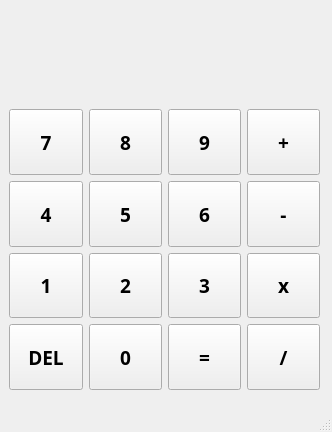
<?xml version="1.0" encoding="UTF-8"?>
<ui version="4.0">
 <class>MainWindow</class>
 <widget class="QMainWindow" name="MainWindow">
  <property name="geometry">
   <rect>
    <x>0</x>
    <y>0</y>
    <width>332</width>
    <height>432</height>
   </rect>
  </property>
  <property name="windowTitle">
   <string>Calculadora-basic</string>
  </property>
  <widget class="QWidget" name="centralwidget">
   <widget class="QWidget" name="gridLayoutWidget">
    <property name="geometry">
     <rect>
      <x>9</x>
      <y>109</y>
      <width>311</width>
      <height>281</height>
     </rect>
    </property>
    <layout class="QGridLayout" name="gridLayout">
     <item row="2" column="0">
      <widget class="QPushButton" name="pushButton_4">
       <property name="sizePolicy">
        <sizepolicy hsizetype="MinimumExpanding" vsizetype="Preferred">
         <horstretch>0</horstretch>
         <verstretch>10</verstretch>
        </sizepolicy>
       </property>
       <property name="font">
        <font>
         <family>Candara</family>
         <pointsize>14</pointsize>
         <weight>75</weight>
         <bold>true</bold>
        </font>
       </property>
       <property name="text">
        <string>4</string>
       </property>
      </widget>
     </item>
     <item row="1" column="1">
      <widget class="QPushButton" name="pushButton_2">
       <property name="sizePolicy">
        <sizepolicy hsizetype="MinimumExpanding" vsizetype="Preferred">
         <horstretch>0</horstretch>
         <verstretch>10</verstretch>
        </sizepolicy>
       </property>
       <property name="font">
        <font>
         <family>Candara</family>
         <pointsize>14</pointsize>
         <weight>75</weight>
         <bold>true</bold>
        </font>
       </property>
       <property name="text">
        <string>8</string>
       </property>
      </widget>
     </item>
     <item row="1" column="0">
      <widget class="QPushButton" name="pushButton">
       <property name="sizePolicy">
        <sizepolicy hsizetype="MinimumExpanding" vsizetype="Preferred">
         <horstretch>0</horstretch>
         <verstretch>10</verstretch>
        </sizepolicy>
       </property>
       <property name="font">
        <font>
         <family>Candara</family>
         <pointsize>14</pointsize>
         <weight>75</weight>
         <bold>true</bold>
        </font>
       </property>
       <property name="text">
        <string>7</string>
       </property>
      </widget>
     </item>
     <item row="2" column="1">
      <widget class="QPushButton" name="pushButton_5">
       <property name="sizePolicy">
        <sizepolicy hsizetype="MinimumExpanding" vsizetype="Preferred">
         <horstretch>0</horstretch>
         <verstretch>10</verstretch>
        </sizepolicy>
       </property>
       <property name="font">
        <font>
         <family>Candara</family>
         <pointsize>14</pointsize>
         <weight>75</weight>
         <bold>true</bold>
        </font>
       </property>
       <property name="text">
        <string>5</string>
       </property>
      </widget>
     </item>
     <item row="3" column="2">
      <widget class="QPushButton" name="pushButton_9">
       <property name="sizePolicy">
        <sizepolicy hsizetype="MinimumExpanding" vsizetype="Preferred">
         <horstretch>0</horstretch>
         <verstretch>10</verstretch>
        </sizepolicy>
       </property>
       <property name="font">
        <font>
         <family>Candara</family>
         <pointsize>14</pointsize>
         <weight>75</weight>
         <bold>true</bold>
        </font>
       </property>
       <property name="text">
        <string>3</string>
       </property>
      </widget>
     </item>
     <item row="3" column="0">
      <widget class="QPushButton" name="pushButton_7">
       <property name="sizePolicy">
        <sizepolicy hsizetype="MinimumExpanding" vsizetype="Preferred">
         <horstretch>0</horstretch>
         <verstretch>10</verstretch>
        </sizepolicy>
       </property>
       <property name="font">
        <font>
         <family>Candara</family>
         <pointsize>14</pointsize>
         <weight>75</weight>
         <bold>true</bold>
        </font>
       </property>
       <property name="text">
        <string>1</string>
       </property>
      </widget>
     </item>
     <item row="3" column="1">
      <widget class="QPushButton" name="pushButton_8">
       <property name="sizePolicy">
        <sizepolicy hsizetype="MinimumExpanding" vsizetype="Preferred">
         <horstretch>0</horstretch>
         <verstretch>10</verstretch>
        </sizepolicy>
       </property>
       <property name="font">
        <font>
         <family>Candara</family>
         <pointsize>14</pointsize>
         <weight>75</weight>
         <bold>true</bold>
        </font>
       </property>
       <property name="text">
        <string>2</string>
       </property>
      </widget>
     </item>
     <item row="1" column="2">
      <widget class="QPushButton" name="pushButton_3">
       <property name="sizePolicy">
        <sizepolicy hsizetype="MinimumExpanding" vsizetype="Preferred">
         <horstretch>0</horstretch>
         <verstretch>10</verstretch>
        </sizepolicy>
       </property>
       <property name="font">
        <font>
         <family>Candara</family>
         <pointsize>14</pointsize>
         <weight>75</weight>
         <bold>true</bold>
        </font>
       </property>
       <property name="text">
        <string>9</string>
       </property>
      </widget>
     </item>
     <item row="1" column="3">
      <widget class="QPushButton" name="pushButton_11">
       <property name="sizePolicy">
        <sizepolicy hsizetype="Minimum" vsizetype="Preferred">
         <horstretch>0</horstretch>
         <verstretch>0</verstretch>
        </sizepolicy>
       </property>
       <property name="font">
        <font>
         <family>Candara</family>
         <pointsize>14</pointsize>
         <weight>75</weight>
         <bold>true</bold>
        </font>
       </property>
       <property name="text">
        <string>+</string>
       </property>
      </widget>
     </item>
     <item row="2" column="3">
      <widget class="QPushButton" name="pushButton_12">
       <property name="sizePolicy">
        <sizepolicy hsizetype="Minimum" vsizetype="Preferred">
         <horstretch>0</horstretch>
         <verstretch>0</verstretch>
        </sizepolicy>
       </property>
       <property name="font">
        <font>
         <family>Candara</family>
         <pointsize>14</pointsize>
         <weight>75</weight>
         <bold>true</bold>
        </font>
       </property>
       <property name="text">
        <string>-</string>
       </property>
      </widget>
     </item>
     <item row="2" column="2">
      <widget class="QPushButton" name="pushButton_6">
       <property name="sizePolicy">
        <sizepolicy hsizetype="MinimumExpanding" vsizetype="Preferred">
         <horstretch>0</horstretch>
         <verstretch>10</verstretch>
        </sizepolicy>
       </property>
       <property name="font">
        <font>
         <family>Candara</family>
         <pointsize>14</pointsize>
         <weight>75</weight>
         <bold>true</bold>
        </font>
       </property>
       <property name="text">
        <string>6</string>
       </property>
      </widget>
     </item>
     <item row="3" column="3">
      <widget class="QPushButton" name="pushButton_14">
       <property name="sizePolicy">
        <sizepolicy hsizetype="Minimum" vsizetype="Preferred">
         <horstretch>0</horstretch>
         <verstretch>0</verstretch>
        </sizepolicy>
       </property>
       <property name="font">
        <font>
         <family>Candara</family>
         <pointsize>14</pointsize>
         <weight>75</weight>
         <bold>true</bold>
        </font>
       </property>
       <property name="text">
        <string>x</string>
       </property>
      </widget>
     </item>
     <item row="4" column="0">
      <widget class="QPushButton" name="pushButton_16">
       <property name="sizePolicy">
        <sizepolicy hsizetype="MinimumExpanding" vsizetype="Preferred">
         <horstretch>0</horstretch>
         <verstretch>10</verstretch>
        </sizepolicy>
       </property>
       <property name="font">
        <font>
         <family>Candara</family>
         <pointsize>14</pointsize>
         <weight>75</weight>
         <bold>true</bold>
        </font>
       </property>
       <property name="text">
        <string>DEL</string>
       </property>
      </widget>
     </item>
     <item row="4" column="1">
      <widget class="QPushButton" name="pushButton_10">
       <property name="sizePolicy">
        <sizepolicy hsizetype="MinimumExpanding" vsizetype="Preferred">
         <horstretch>0</horstretch>
         <verstretch>10</verstretch>
        </sizepolicy>
       </property>
       <property name="font">
        <font>
         <family>Candara</family>
         <pointsize>14</pointsize>
         <weight>75</weight>
         <bold>true</bold>
        </font>
       </property>
       <property name="text">
        <string>0</string>
       </property>
      </widget>
     </item>
     <item row="4" column="2">
      <widget class="QPushButton" name="pushButton_15">
       <property name="sizePolicy">
        <sizepolicy hsizetype="Minimum" vsizetype="Preferred">
         <horstretch>0</horstretch>
         <verstretch>0</verstretch>
        </sizepolicy>
       </property>
       <property name="font">
        <font>
         <family>Candara</family>
         <pointsize>14</pointsize>
         <weight>75</weight>
         <bold>true</bold>
        </font>
       </property>
       <property name="text">
        <string>=</string>
       </property>
      </widget>
     </item>
     <item row="4" column="3">
      <widget class="QPushButton" name="pushButton_13">
       <property name="sizePolicy">
        <sizepolicy hsizetype="Minimum" vsizetype="Preferred">
         <horstretch>0</horstretch>
         <verstretch>0</verstretch>
        </sizepolicy>
       </property>
       <property name="font">
        <font>
         <family>Candara</family>
         <pointsize>14</pointsize>
         <weight>75</weight>
         <bold>true</bold>
        </font>
       </property>
       <property name="text">
        <string>/</string>
       </property>
      </widget>
     </item>
    </layout>
   </widget>
  </widget>
  <widget class="QMenuBar" name="menubar">
   <property name="geometry">
    <rect>
     <x>0</x>
     <y>0</y>
     <width>332</width>
     <height>21</height>
    </rect>
   </property>
  </widget>
  <widget class="QStatusBar" name="statusbar"/>
 </widget>
 <resources/>
 <connections/>
</ui>
